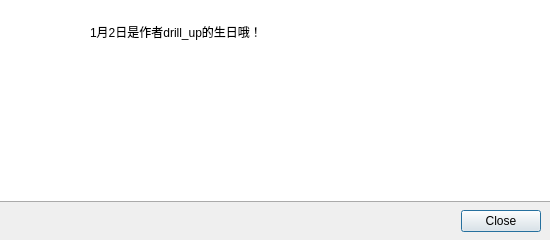
<?xml version="1.0" encoding="UTF-8"?>
<ui version="4.0">
 <class>W_SoftwareBirthDayTip</class>
 <widget class="QDialog" name="W_SoftwareBirthDayTip">
  <property name="geometry">
   <rect>
    <x>0</x>
    <y>0</y>
    <width>550</width>
    <height>240</height>
   </rect>
  </property>
  <property name="windowTitle">
   <string>提示</string>
  </property>
  <property name="styleSheet">
   <string notr="true">#widget_title{
	background-color: rgb(255, 255, 255);
}</string>
  </property>
  <layout class="QVBoxLayout" name="verticalLayout" stretch="1,0">
   <property name="spacing">
    <number>0</number>
   </property>
   <property name="leftMargin">
    <number>0</number>
   </property>
   <property name="topMargin">
    <number>0</number>
   </property>
   <property name="rightMargin">
    <number>0</number>
   </property>
   <property name="bottomMargin">
    <number>0</number>
   </property>
   <item>
    <widget class="QWidget" name="widget_context" native="true">
     <property name="styleSheet">
      <string notr="true">#widget_context{
	background-color: rgb(255, 255, 255);
	border-bottom:1px solid #aaa;
}
</string>
     </property>
     <layout class="QHBoxLayout" name="horizontalLayout_2">
      <item>
       <widget class="QWidget" name="widget_2" native="true">
        <property name="sizePolicy">
         <sizepolicy hsizetype="Fixed" vsizetype="Fixed">
          <horstretch>0</horstretch>
          <verstretch>0</verstretch>
         </sizepolicy>
        </property>
        <property name="minimumSize">
         <size>
          <width>75</width>
          <height>75</height>
         </size>
        </property>
        <property name="maximumSize">
         <size>
          <width>75</width>
          <height>75</height>
         </size>
        </property>
        <property name="styleSheet">
         <string notr="true">border-image: url(:/DrillGIFActionSequenceEditor/Resources/icons/global/drill_logo_200x200.png);</string>
        </property>
       </widget>
      </item>
      <item>
       <widget class="QLabel" name="label">
        <property name="styleSheet">
         <string notr="true"/>
        </property>
        <property name="text">
         <string>
1月2日是作者drill_up的生日哦！
</string>
        </property>
        <property name="alignment">
         <set>Qt::AlignLeading|Qt::AlignLeft|Qt::AlignTop</set>
        </property>
       </widget>
      </item>
     </layout>
    </widget>
   </item>
   <item>
    <layout class="QHBoxLayout" name="horizontalLayout" stretch="0,0">
     <property name="leftMargin">
      <number>9</number>
     </property>
     <property name="topMargin">
      <number>8</number>
     </property>
     <property name="rightMargin">
      <number>9</number>
     </property>
     <property name="bottomMargin">
      <number>8</number>
     </property>
     <item>
      <spacer name="horizontalSpacer">
       <property name="orientation">
        <enum>Qt::Horizontal</enum>
       </property>
       <property name="sizeHint" stdset="0">
        <size>
         <width>40</width>
         <height>20</height>
        </size>
       </property>
      </spacer>
     </item>
     <item>
      <widget class="QDialogButtonBox" name="buttonBox">
       <property name="standardButtons">
        <set>QDialogButtonBox::Close</set>
       </property>
      </widget>
     </item>
    </layout>
   </item>
  </layout>
 </widget>
 <resources>
  <include location="../../../drillgifactionsequenceeditor.qrc"/>
 </resources>
 <connections>
  <connection>
   <sender>buttonBox</sender>
   <signal>rejected()</signal>
   <receiver>W_SoftwareBirthDayTip</receiver>
   <slot>reject()</slot>
   <hints>
    <hint type="sourcelabel">
     <x>393</x>
     <y>130</y>
    </hint>
    <hint type="destinationlabel">
     <x>260</x>
     <y>105</y>
    </hint>
   </hints>
  </connection>
 </connections>
</ui>
